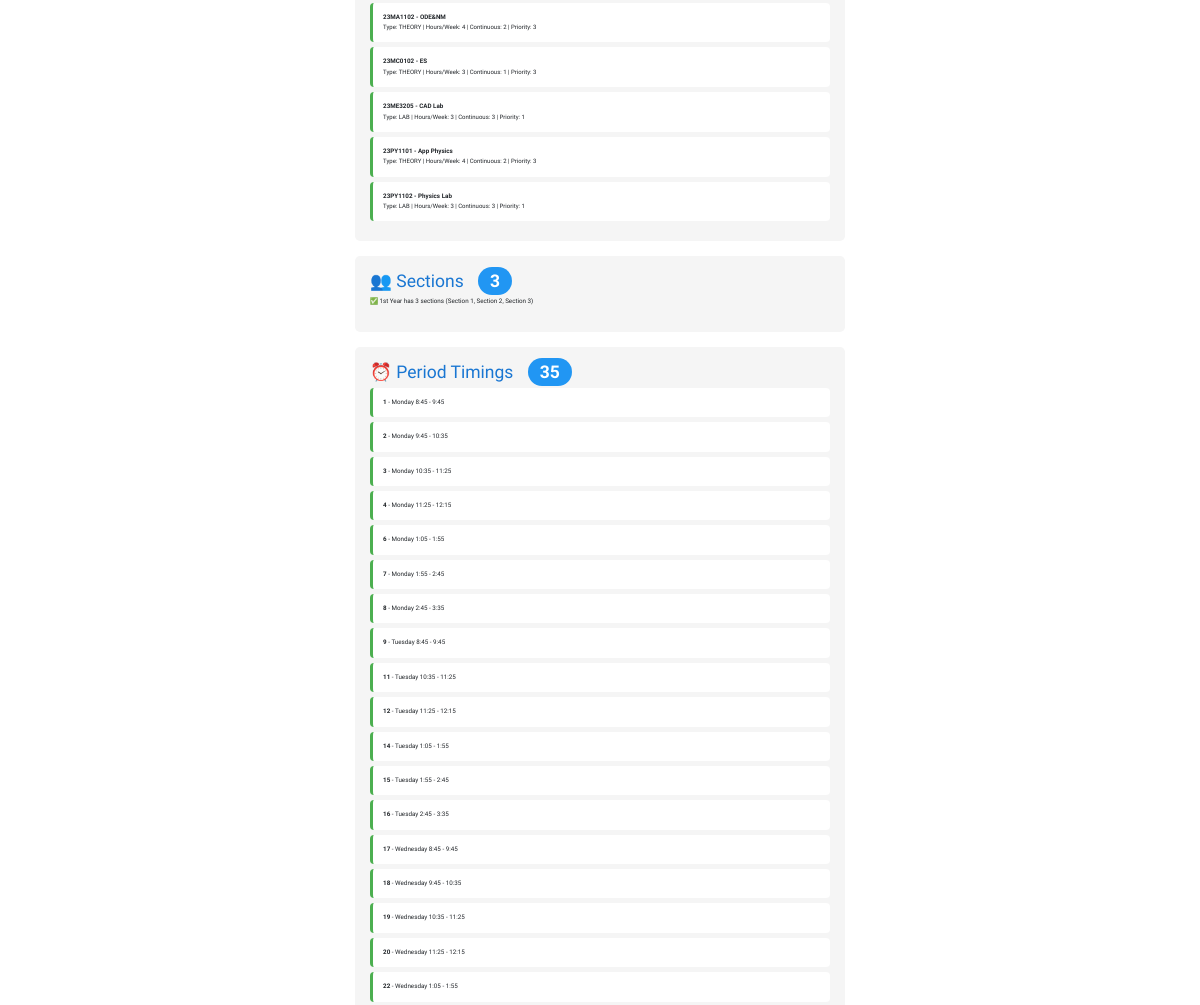
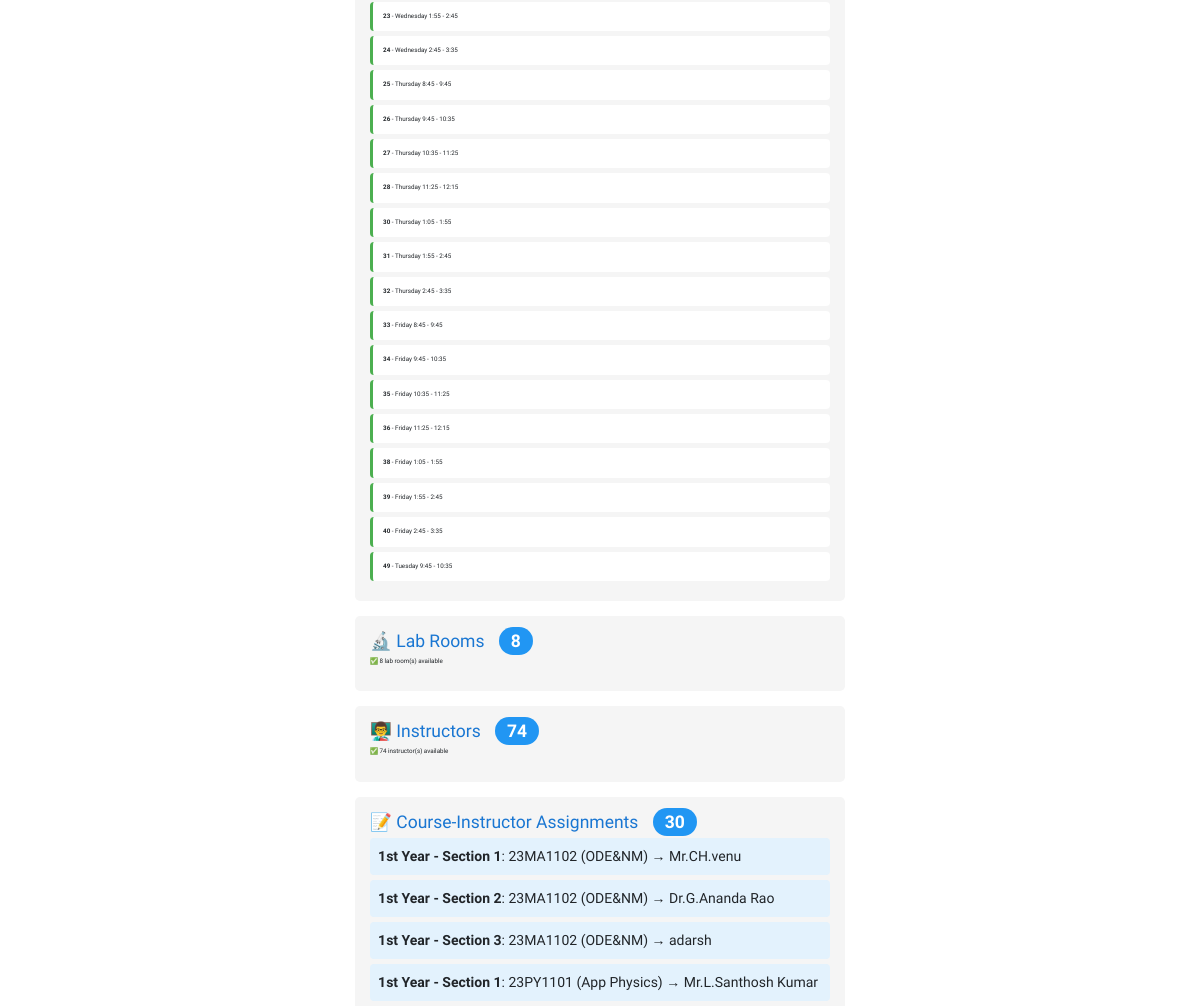
The page /data-check/?year=11 (signed in, middle part) on the database as committed earlier (2 pictures, top to bottom).
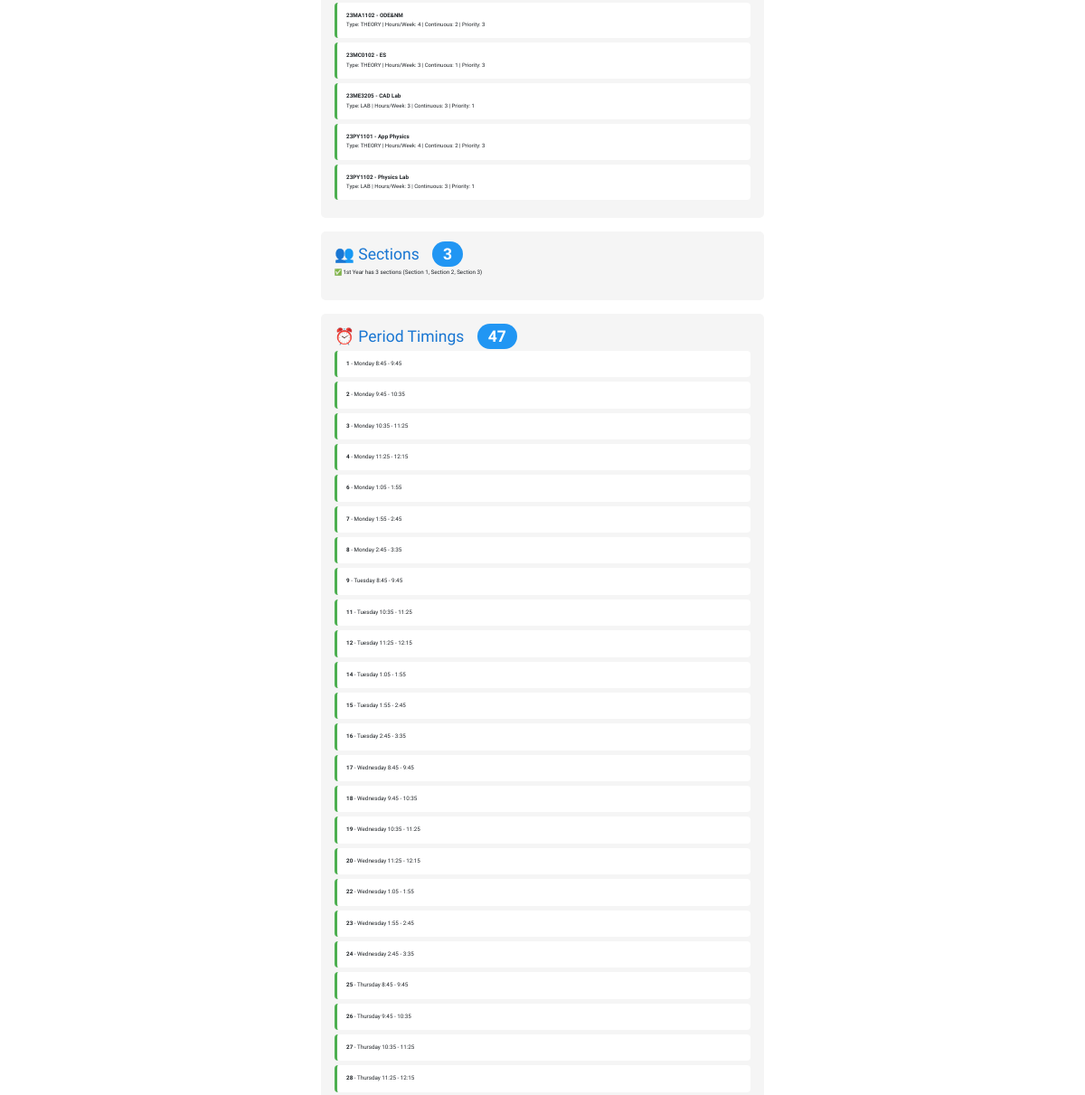
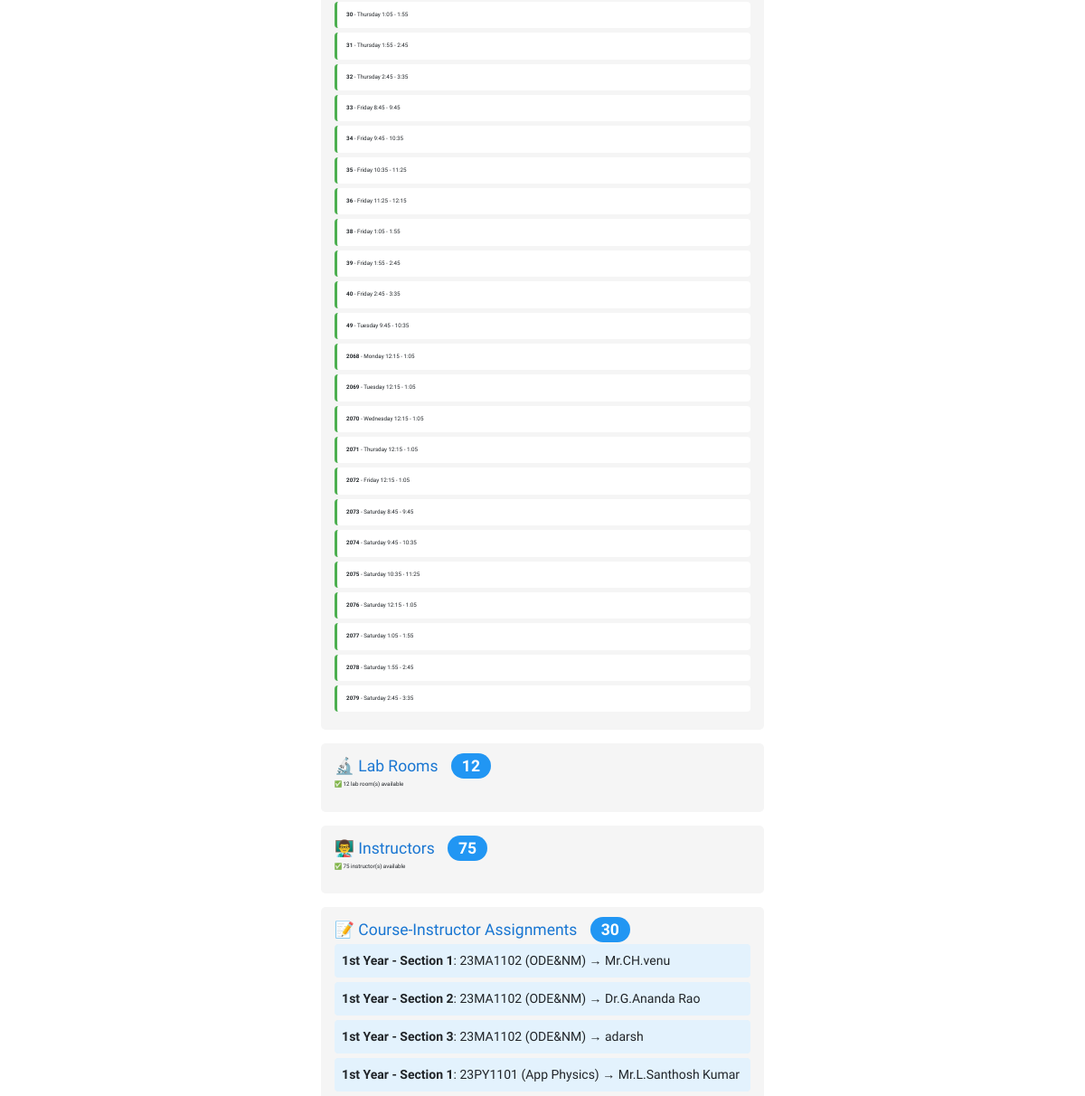
The same page on the database as committed later (2 pictures, top to bottom).
### SchedulerApp/models.py (models this page shows, shortened)
class Course(models.Model):
    course_number = models.CharField(max_length=10, primary_key=True)
    course_name = models.CharField(max_length=40)
    max_numb_students = models.CharField(max_length=65)
    instructors = models.ManyToManyField(Instructor)
    course_type = models.CharField(max_length=10, choices=COURSE_TYPE, default='THEORY')
    lab_rooms = models.ManyToManyField(LabRoom, blank=True)
    hours_per_week = models.IntegerField(default=3)
    max_continuous_hours = models.IntegerField(default=1)
    priority = models.IntegerField(default=1)
    dept_code = models.CharField(max_length=10, null=True, blank=True, help_text="Department code: IT, EC, ME, etc.")

class MeetingTime(models.Model):
    pid = models.CharField(max_length=4, primary_key=True)
    year = models.ForeignKey(
    Year,
    on_delete=models.CASCADE,
    related_name='meeting_times',
    null=True,      # 👈 add this
    blank=True      # 👈 add this
)
    day = models.CharField(max_length=15, choices=DAYS_OF_WEEK)
    time = models.CharField(max_length=50, choices=TIME_SLOTS)

class CourseInstructorAssignment(models.Model):
    year = models.ForeignKey(Year, on_delete=models.CASCADE)
    section_number = models.IntegerField(validators=[MinValueValidator(1), MaxValueValidator(3)])  # 1, 2, or 3
    course = models.ForeignKey(Course, on_delete=models.CASCADE)
    main_instructor = models.ForeignKey(Instructor, on_delete=models.CASCADE, related_name='main_courses', null=True, blank=True, help_text="Primary instructor whose availability determines scheduling")
    instructors = models.ManyToManyField(Instructor)  # Changed to ManyToMany for multiple instructors per section (includes main + evaluators)
    class Meta:
        unique_together = ['year', 'section_number', 'course']

class Year(models.Model):
    year_name = models.CharField(max_length=20)  # e.g. "2nd Year"
    courses = models.ManyToManyField(Course)
    lunch_period = models.IntegerField(
        default=5,
        validators=[MinValueValidator(1), MaxValueValidator(8)],
        help_text="Which time slot is lunch break (1-8). 1st year=4 (11:25-12:15), Others=5 (12:15-1:05)"
    )

class Instructor(models.Model):
    uid = models.CharField(max_length=6)
    name = models.CharField(max_length=25)
    email = models.EmailField(unique=True, blank=True, null=True, help_text="Email ID for login")
    department = models.CharField(max_length=10, null=True, blank=True, help_text="Department code: IT, EC, ME, etc.")
    designation = models.CharField(max_length=20, choices=DESIGNATION_CHOICES, default='ASST_PROF', help_text="Professor, Associate Professor, or Assistant Professor")
    user = models.OneToOneField(User, on_delete=models.CASCADE, null=True, blank=True, related_name='instructor_profile')

### SchedulerApp/views.py (the view)
# urls.py: path('data-check/', data_check, name='data_check'),
@login_required
def data_check(request):
    year_id = request.GET.get('year')
    if not year_id:
        years = Year.objects.all()
        return render(request, 'data_check_select.html', {'years': years})
    selected_year = Year.objects.get(id=year_id)
    data_info = {
        'year': selected_year,
        'total_lab_rooms': LabRoom.objects.count(),
        'total_instructors': Instructor.objects.count(),
        'year_courses': selected_year.courses.all(),
        'year_meeting_times': MeetingTime.objects.filter(year=selected_year),
        'year_sections': [1, 2, 3],  # Fixed 3 sections per year
        'all_assignments': CourseInstructorAssignment.objects.filter(
            year=selected_year
        ),
    }
    issues = []
    if data_info['year_courses'].count() == 0:
        issues.append(f"âš ï¸ No courses linked to {selected_year.year_name}! Edit year at /yearEdit/ and select courses")
    if data_info['year_meeting_times'].count() == 0:
        issues.append(f"âš ï¸ No meeting times for {selected_year.year_name}! Add time slots at /meetingTimeAdd/ and select this year")
    lab_courses = data_info['year_courses'].filter(course_type='LAB')
    if lab_courses.exists() and data_info['total_lab_rooms'] == 0:
        issues.append("âš ï¸ Lab courses exist but no lab rooms! Add lab rooms at /labRoomAdd/")
    for section_number in data_info['year_sections']:
        for course in data_info['year_courses']:
            assignment = CourseInstructorAssignment.objects.filter(
                year=selected_year, section_number=section_number, course=course
            ).first()
            if not assignment:
                issues.append(f"âš ï¸ No instructor assigned for {course.course_number} in section {section_number}")
            elif assignment.instructors.count() == 0:
                issues.append(f"âš ï¸ No instructors selected for {course.course_number} in section {section_number}")
    data_info['issues'] = issues
    data_info['ready'] = len(issues) == 0
    return render(request, 'data_check.html', data_info)

### SchedulerApp/templatetags/index.py (called while the page is built)
@register.tag
def active(parser, token):
    args = token.split_contents()
    template_tag = args[0]
    if len(args) < 2:
        raise template.TemplateSyntaxError(
            f'{template_tag} tag requires at least one argument'
        )
    return NavSelectedNode(args[1:])

    def render(self, context):
        path = context['request'].path
        for p in self.patterns:
            pValue = template.Variable(p).resolve(context)
            if path == pValue:
                return 'active'
        return ''

### templates/data_check.html (shortened to what this page needs)
{% extends 'base.html' %}
{% block content %}
<div class="diagnostic-container">
    <div class="data-section">
        {% if year_courses %}
            {% for course in year_courses %}
            <div class="course-item">
                <strong>{{ course.course_number }} - {{ course.course_name }}</strong><br>
                <small>
                    Type: {{ course.course_type }} |
                    Hours/Week: {{ course.hours_per_week }} |
                    Continuous: {{ course.max_continuous_hours }} |
                    Priority: {{ course.priority }}
                </small>
            </div>
            {% endfor %}
        {% else %}
            <p>❌ No courses linked to this year. <a href="{% url 'yearEdit' %}">Edit Year</a> to add courses.</p>
        {% endif %}
    </div>
    <div class="data-section">
        <h3>👥 Sections <span class="count-badge">3</span></h3>
        <p>✅ {{ year.year_name }} has 3 sections (Section 1, Section 2, Section 3)</p>
    </div>
    <div class="data-section">
        <h3>⏰ Period Timings <span class="count-badge">{{ year_meeting_times.count }}</span></h3>
        {% if year_meeting_times %}
            {% for mt in year_meeting_times %}
            <div class="time-item">
                <strong>{{ mt.pid }}</strong> - {{ mt.day }} {{ mt.time }}
            </div>
            {% endfor %}
        {% else %}
            <p>❌ No period timings for this year. <a href="{% url 'meetingTimeAdd' %}">Add Period Timings</a> and select "{{ year.year_name }}"</p>
        {% endif %}
    </div>
    <div class="data-section">
        <h3>🔬 Lab Rooms <span class="count-badge">{{ total_lab_rooms }}</span></h3>
        {% if total_lab_rooms > 0 %}
            <p>✅ {{ total_lab_rooms }} lab room(s) available</p>
        {% else %}
            <p>⚠️ No lab rooms. <a href="{% url 'labRoomAdd' %}">Add Lab Rooms</a> if you have LAB courses</p>
        {% endif %}
    </div>
    <div class="data-section">
        <h3>👨‍🏫 Instructors <span class="count-badge">{{ total_instructors }}</span></h3>
        {% if total_instructors > 0 %}
            <p>✅ {{ total_instructors }} instructor(s) available</p>
        {% else %}
            <p>❌ No instructors. <a href="{% url 'instructorAdd' %}">Add Instructors</a></p>
        {% endif %}
    </div>
    <div class="data-section">
        <h3>📝 Course-Instructor Assignments <span class="count-badge">{{ all_assignments.count }}</span></h3>
        {% if all_assignments %}
            {% for assignment in all_assignments %}
            <div class="assignment-item">
                <strong>{{ assignment.year.year_name }} - Section {{ assignment.section_number }}</strong>:
                {{ assignment.course.course_number }} ({{ assignment.course.course_name }})
                →
                {% if assignment.instructors.all %}
                    {% for instructor in assignment.instructors.all %}
                        {{ instructor.name }}{% if not forloop.last %}, {% endif %}
                    {% endfor %}
                {% else %}
                    <span style="color: red;">No instructor assigned</span>
                {% endif %}
            </div>
            {% endfor %}
        {% else %}
            <p>❌ No instructor assignments. Assignments created automatically when adding courses with instructors.</p>
        {% endif %}
    </div>
</div>
{% endblock %}

Rows that differ between the two databases and show on the page:
added MeetingTime: pid "2068", day "Monday", time "12:15 - 1:05"
added MeetingTime: pid "2069", day "Tuesday", time "12:15 - 1:05"
added MeetingTime: pid "2070", day "Wednesday", time "12:15 - 1:05"
added MeetingTime: pid "2071", day "Thursday", time "12:15 - 1:05"
added MeetingTime: pid "2072", day "Friday", time "12:15 - 1:05"
added MeetingTime: pid "2073", day "Saturday", time "8:45 - 9:45"
added MeetingTime: pid "2074", day "Saturday", time "9:45 - 10:35"
added MeetingTime: pid "2075", day "Saturday", time "10:35 - 11:25"
added MeetingTime: pid "2076", day "Saturday", time "12:15 - 1:05"
added MeetingTime: pid "2077", day "Saturday", time "1:05 - 1:55"
added MeetingTime: pid "2078", day "Saturday", time "1:55 - 2:45"
added MeetingTime: pid "2079", day "Saturday", time "2:45 - 3:35"
Other text that changed with them:
{{ year_meeting_times.count }}: "35" → "47"
{{ total_lab_rooms }}: "8" → "12"
{{ total_instructors }}: "74" → "75"
